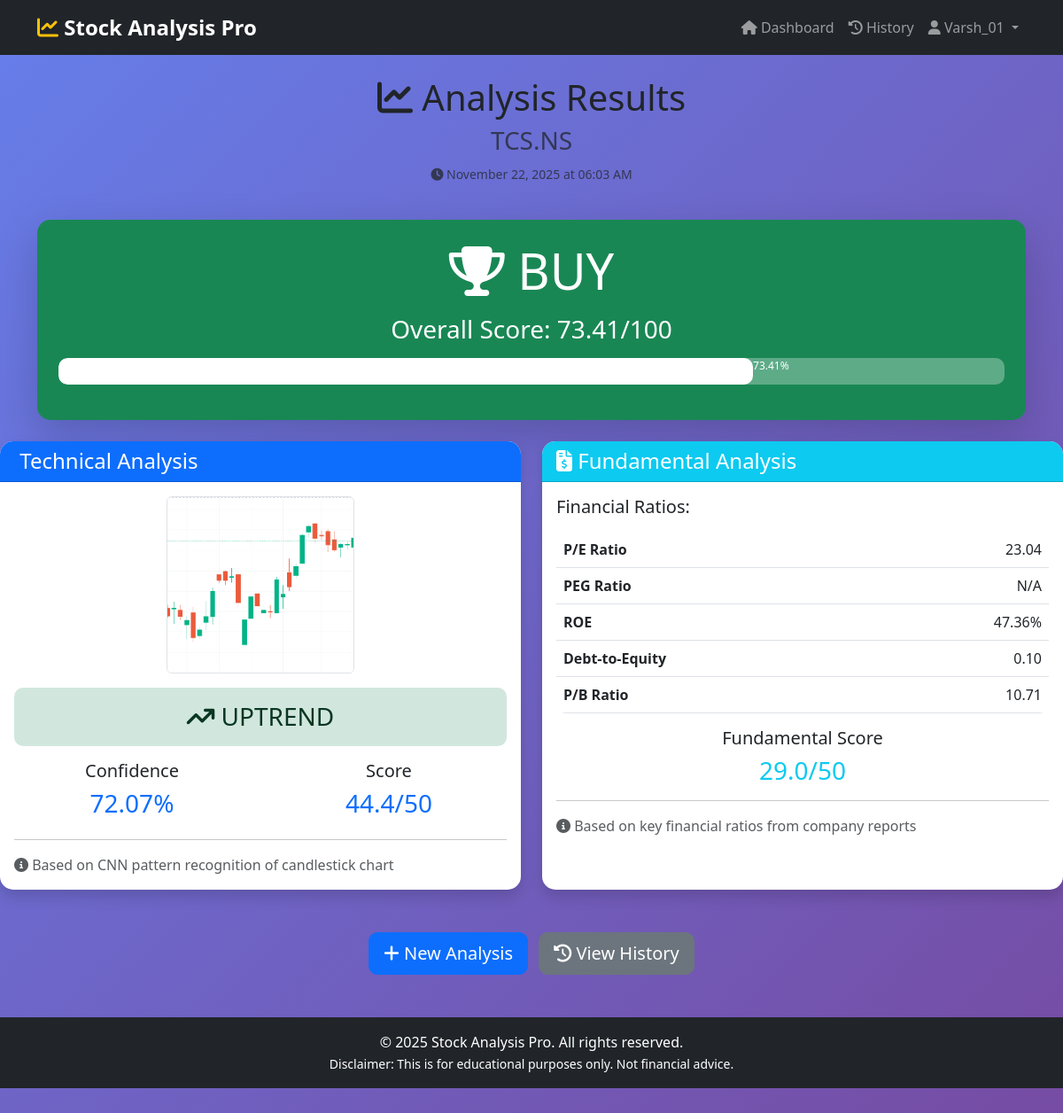
The page /results/3 (signed in) on the database its author committed.
### app.py (models this page shows, shortened)
class User(UserMixin, db.Model):
    id = db.Column(db.Integer, primary_key=True)
    username = db.Column(db.String(80), unique=True, nullable=False)
    email = db.Column(db.String(120), unique=True, nullable=False)
    password_hash = db.Column(db.String(128), nullable=False)
    created_at = db.Column(db.DateTime, default=datetime.utcnow)
    analyses = db.relationship('Analysis', backref='user', lazy=True, cascade='all, delete-orphan')

class Analysis(db.Model):
    id = db.Column(db.Integer, primary_key=True)
    user_id = db.Column(db.Integer, db.ForeignKey('user.id'), nullable=False)
    stock_ticker = db.Column(db.String(20), nullable=False)
    chart_filename = db.Column(db.String(200))
    technical_trend = db.Column(db.String(20))
    technical_confidence = db.Column(db.Float)
    technical_score = db.Column(db.Float)
    pe_ratio = db.Column(db.Float)
    peg_ratio = db.Column(db.Float)
    roe = db.Column(db.Float)
    debt_equity = db.Column(db.Float)
    pb_ratio = db.Column(db.Float)
    fundamental_score = db.Column(db.Float)
    final_score = db.Column(db.Float)
    recommendation = db.Column(db.String(50))
    created_at = db.Column(db.DateTime, default=datetime.utcnow)

### app.py (the view)
@app.route('/results/<int:analysis_id>')
@login_required
def results(analysis_id):
    analysis = Analysis.query.get_or_404(analysis_id)
    if analysis.user_id != current_user.id:
        flash('Access denied!', 'danger')
        return redirect(url_for('dashboard'))
    return render_template('results.html', analysis=analysis)

### app.py (called while the page is built)
@login_manager.user_loader
def load_user(user_id):
    return User.query.get(int(user_id))

### templates/results.html (shortened to what this page needs)
{% extends "base.html" %}
{% block content %}
<div class="container mt-4">
    <div class="row mb-4">
        <div class="col-12">
            <h1 class="text-center">
                <i class="fas fa-chart-line"></i> Analysis Results
            </h1>
            <h3 class="text-center text-muted">{{ analysis.stock_ticker }}</h3>
            <p class="text-center text-muted">
                <small><i class="fas fa-clock"></i> {{ analysis.created_at.strftime('%B %d, %Y at %I:%M %p') }}</small>
            </p>
        </div>
    </div>
    <div class="row mb-4">
        <div class="col-12">
            <div class="card shadow-lg border-0
                {% if analysis.recommendation in ['STRONG BUY', 'BUY'] %}bg-success
                {% elif analysis.recommendation == 'HOLD' %}bg-warning
                {% else %}bg-danger{% endif %} text-white">
                <div class="card-body text-center p-4">
                    <h2 class="display-4 mb-3">
                        <i class="fas fa-trophy"></i> {{ analysis.recommendation }}
                    </h2>
                    <h3 class="mb-3">Overall Score: {{ analysis.final_score }}/100</h3>
                    <div class="progress mb-3" style="height: 30px;">
                        <div class="progress-bar bg-white text-dark fw-bold"
                             style="width: {{ analysis.final_score }}%;" role="progressbar" aria-valuenow="{{ analysis.final_score }}" aria-valuemin="0" aria-valuemax="100"></div>
                            {{ analysis.final_score }}%
                        </div>
                    </div>
                </div>
            </div>
        </div>
    </div>
    <div class="row">
        <div class="col-lg-6 mb-4">
            <div class="card shadow h-100">
                <div class="card-header bg-primary text-white">
                    <h4 class="mb-0">
                         Technical Analysis
                    </h4>
                </div>
                <div class="card-body">
                    <div class="text-center mb-3">
                        <img src="{{ url_for('static', filename='uploads/' + analysis.chart_filename) }}"
                             alt="Chart" class="img-fluid rounded border" style="max-height: 200px;">
                    </div>
                    <div class="alert
                        {% if analysis.technical_trend == 'UPTREND' %}alert-success
                        {% elif analysis.technical_trend == 'SIDEWAYS' %}alert-warning
                        {% else %}alert-danger{% endif %} text-center">
                        <h3 class="mb-0">
                            {% if analysis.technical_trend == 'UPTREND' %}
                                <i class="fas fa-arrow-trend-up"></i> UPTREND
                            {% elif analysis.technical_trend == 'SIDEWAYS' %}
                                <i class="fas fa-arrows-left-right"></i> SIDEWAYS
                            {% else %}
                                <i class="fas fa-arrow-trend-down"></i> DOWNTREND
                            {% endif %}
                        </h3>
                    </div>
                    <div class="row text-center">
                        <div class="col-6">
                            <h5>Confidence</h5>
                            <h3 class="text-primary">{{ "%.2f"|format(analysis.technical_confidence) }}%</h3>
                        </div>
                        <div class="col-6">
                            <h5>Score</h5>
                            <h3 class="text-primary">{{ "%.1f"|format(analysis.technical_score) }}/50</h3>
                        </div>
                    </div>
                    <hr>
                    <p class="text-muted mb-0">
                        <i class="fas fa-info-circle"></i>
                        Based on CNN pattern recognition of candlestick chart
                    </p>
                </div>
            </div>
        </div>
        <div class="col-lg-6 mb-4">
            <div class="card shadow h-100">
                <div class="card-header bg-info text-white">
                    <h4 class="mb-0">
                        <i class="fas fa-file-invoice-dollar"></i> Fundamental Analysis
                    </h4>
                </div>
                <div class="card-body">
                    <h5 class="mb-3">Financial Ratios:</h5>
                    <table class="table table-hover">
                        <tbody>
                            <tr>
                                <td><strong>P/E Ratio</strong></td>
                                <td class="text-end">
                                    {% if analysis.pe_ratio %}
                                        {{ "%.2f"|format(analysis.pe_ratio) }}
                                    {% else %}
                                        N/A
                                    {% endif %}
                                </td>
                            </tr>
                            <tr>
                                <td><strong>PEG Ratio</strong></td>
                                <td class="text-end">
                                    {% if analysis.peg_ratio %}
                                        {{ "%.2f"|format(analysis.peg_ratio) }}
                                    {% else %}
                                        N/A
                                    {% endif %}
                                </td>
                            </tr>
                            <tr>
                                <td><strong>ROE</strong></td>
                                <td class="text-end">
                                    {% if analysis.roe %}
                                        {{ "%.2f"|format(analysis.roe) }}%
                                    {% else %}
                                        N/A
                                    {% endif %}
                                </td>
                            </tr>
                            <tr>
                                <td><strong>Debt-to-Equity</strong></td>
                                <td class="text-end">
                                    {% if analysis.debt_equity %}
                                        {{ "%.2f"|format(analysis.debt_equity) }}
                                    {% else %}
                                        N/A
                                    {% endif %}
                                </td>
                            </tr>
                            <tr>
                                <td><strong>P/B Ratio</strong></td>
                                <td class="text-end">
                                    {% if analysis.pb_ratio %}
                                        {{ "%.2f"|format(analysis.pb_ratio) }}
                                    {% else %}
                                        N/A
                                    {% endif %}
                                </td>
                            </tr>
                        </tbody>
                    </table>
                    <div class="text-center mt-3">
                        <h5>Fundamental Score</h5>
                        <h3 class="text-info">{{ "%.1f"|format(analysis.fundamental_score) }}/50</h3>
                    </div>
                    <hr>
                    <p class="text-muted mb-0">
                        <i class="fas fa-info-circle"></i>
                        Based on key financial ratios from company reports
                    </p>
                </div>
            </div>
        </div>
    </div>
    <div class="row mt-4">
        <div class="col-12 text-center">
            <a href="{{ url_for('dashboard') }}" class="btn btn-primary btn-lg me-2">
                <i class="fas fa-plus"></i> New Analysis
            </a>
            <a href="{{ url_for('history') }}" class="btn btn-secondary btn-lg">
                <i class="fas fa-history"></i> View History
            </a>
        </div>
    </div>
{% endblock %}

### templates/base.html (shortened to what this page needs)
<!DOCTYPE html>
<html lang="en">
<head>
    <link href="https://cdn.jsdelivr.net/npm/bootstrap@5.3.0/dist/css/bootstrap.min.css" rel="stylesheet">
    <link rel="stylesheet" href="https://cdnjs.cloudflare.com/ajax/libs/font-awesome/6.4.0/css/all.min.css">
    <link rel="stylesheet" href="{{ url_for('static', filename='css/style.css') }}">
</head>
<body>
    <nav class="navbar navbar-expand-lg navbar-dark bg-dark">
        <div class="container">
            <a class="navbar-brand" href="{{ url_for('home') }}">
                <i class="fas fa-chart-line"></i> Stock Analysis Pro
            </a>
            <div class="collapse navbar-collapse" id="navbarNav">
                <ul class="navbar-nav ms-auto">
                    {% if current_user.is_authenticated %}
                        <li class="nav-item">
                            <a class="nav-link" href="{{ url_for('dashboard') }}">
                                <i class="fas fa-home"></i> Dashboard
                            </a>
                        </li>
                        <li class="nav-item">
                            <a class="nav-link" href="{{ url_for('history') }}">
                                <i class="fas fa-history"></i> History
                            </a>
                        </li>
                        <li class="nav-item dropdown">
                            <a class="nav-link dropdown-toggle" href="#" id="navbarDropdown" role="button" data-bs-toggle="dropdown">
                                <i class="fas fa-user"></i> {{ current_user.username }}
                            </a>
                        </li>
                    {% endif %}
                </ul>
            </div>
        </div>
    </nav>
    <main>
        {% block content %}{% endblock %}
    </main>
    <footer class="bg-dark text-white text-center py-3 mt-5">
        <div class="container">
            <p class="mb-0">&copy; 2025 Stock Analysis Pro. All rights reserved.</p>
            <small>Disclaimer: This is for educational purposes only. Not financial advice.</small>
        </div>
    </footer>
</body>
</html>

### static/css/style.css (style rules this page uses)
:root { --primary-color: #0d6efd; --success-color: #198754; --danger-color: #dc3545; --warning-color: #ffc107; --info-color: #0dcaf0; }
body { font-family: 'Segoe UI', Tahoma, Geneva, Verdana, sans-serif; background: linear-gradient(135deg, #667eea 0%, #764ba2 100%); min-height: 100vh; padding-bottom: 60px; }
main { min-height: calc(100vh - 200px); }
.navbar-brand { font-size: 1.5rem; font-weight: bold; }
.navbar-brand i { color: #ffc107; }
.card { border: none; border-radius: 15px; transition: transform 0.3s ease; }
.card-header { border-radius: 15px 15px 0 0 !important; font-weight: bold; }
.btn { border-radius: 10px; font-weight: 500; transition: all 0.3s ease; }
.alert { border-radius: 10px; border: none; }
.progress { border-radius: 10px; background-color: rgba(255, 255, 255, 0.3); }
.progress-bar { border-radius: 10px; }
.table { border-radius: 10px; overflow: hidden; }
footer { background: #212529 !important; margin-top: auto; }
.card { animation: fadeIn 0.5s ease; }

### rows shown on the page
User: username "Varsh_01"
Analysis: stock_ticker "TCS.NS", created_at "November 22, 2025 at 06:03 AM", recommendation "BUY", final_score "73.41", chart_filename (picture), technical_confidence "72.07", technical_score "44.4", pe_ratio "23.04", roe "47.36", debt_equity "0.10", pb_ratio "10.71", fundamental_score "29.0"
